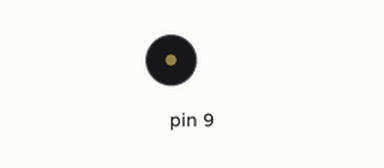
Bench run of a sketch on a simulated Arduino Uno, built with avr-gcc and run on an emulated ATmega328P. On the bench: buzzer (waves = sounding).

Above: at 0.05 s.
At 2.87 s:
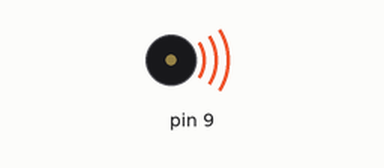
Timing chart, 0 to 3.2 s (numbered marks = the images above):
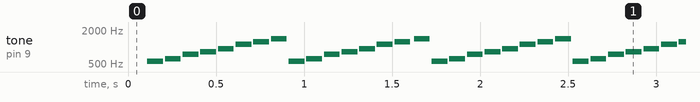

The sketch:

lilSeq.ino
```cpp
double prevBeat = 0;
double seqSpeed;
double toneLength = 0.9;
double tones[8] = { 554.365, 622.254, 739.989, 830.609, 932.328, 1108.73, 1244.51, 1396.91 };
int stepCount = 0;
double maxFreq;
int controlVal;

void setup() {

  Serial.begin(9600);
  seqSpeed = 100;

}

void loop() {

  //seqSpeed = map(analogRead(17), 0, 1023, 75, 2000);
  //controlVal = map(analogRead(18), 0, 1000, 0, 127);

  /*
  for(int i = 0; i < 8; i++){
    tones[i] = 500 + (i * analogRead(18));
  }
  */
  //usbMIDI.sendControlChange(1, controlVal, 1);

  if(millis() - prevBeat >= seqSpeed){
    noTone(9);
    tone(9, tones[stepCount], seqSpeed*toneLength);
    prevBeat = millis();
    //usbMIDI.sendNoteOn(stepCount, 127, 1);
    stepCount++;
    if(stepCount > 7)
        stepCount = 0;
   // Serial.println(analogRead(18));
  }
  delay(10);

}
```

Measured:
- by itself, tone on pin 9: repeats every 0.80 s: silent 0.01 s, 622 Hz 0.09 s, silent 0.01 s, 739 Hz 0.09 s, silent 0.01 s, 830 Hz 0.09 s, silent 0.01 s, 932 Hz 0.09 s, silent 0.01 s, 1108 Hz 0.09 s, silent 0.01 s, 1244 Hz 0.09 s, silent 0.01 s, 1396 Hz 0.09 s, silent 0.01 s, 554 Hz 0.09 s
